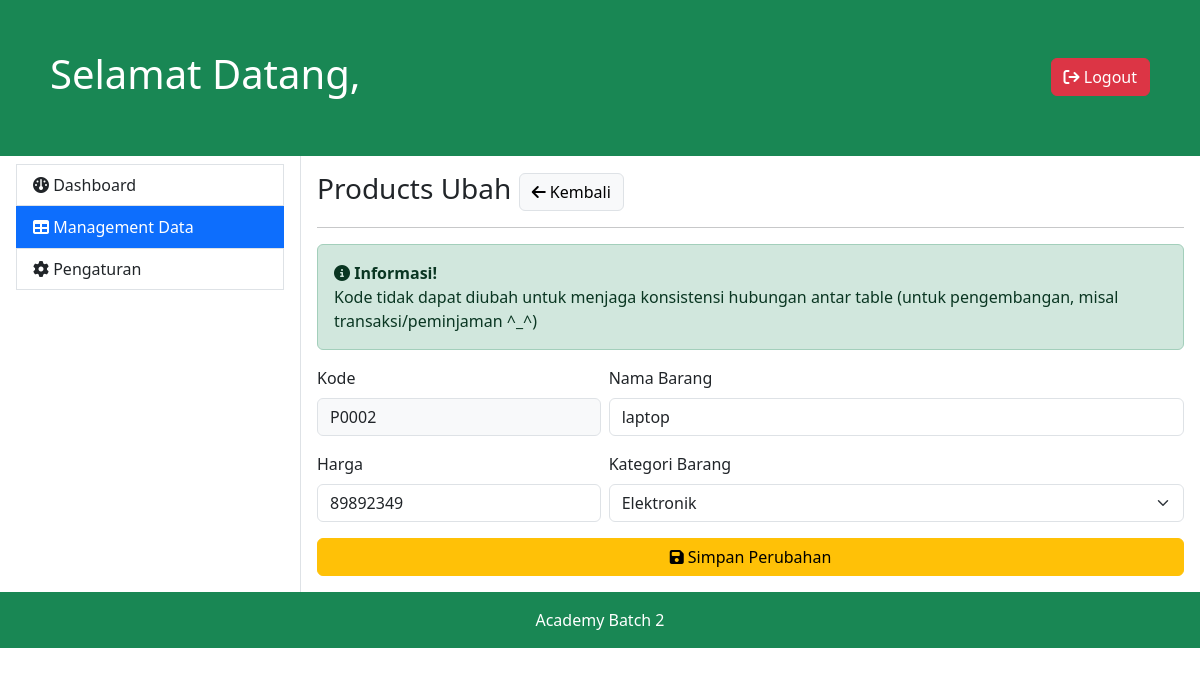
Page /frontend/dashboard/pages/products_update.php?id=3 on the committed database.
### tables this page shows
CREATE TABLE `products` (
  `id` int(10) NOT NULL,
  `code` char(5) NOT NULL,
  `name` varchar(255) NOT NULL,
  `price` int(10) NOT NULL,
  `category` varchar(255) NOT NULL,
  `users_by` int(5) NOT NULL,
  `created_at` datetime NOT NULL DEFAULT current_timestamp()
);

### frontend/dashboard/pages/products_update.php (the view, shortened to what this page needs)
<?php
	include_once('../templates/header.php');
  $id_products = $_GET['id'];
  $runQuery = mysqli_query($link, "SELECT * FROM products WHERE id = ".$id_products." LIMIT 1");
  $product  = mysqli_fetch_assoc($runQuery);
?>
<h3>Products Ubah <a href="<?= BASE_URL.'frontend/dashboard/pages/products.php' ?>" class="btn btn-light border"><i class="fa-solid fa-arrow-left"></i> Kembali</a></h3>
<hr>
<div class="alert alert-success" role="alert"><i class="fa-solid fa-circle-info"></i> <span class="fw-bold">Informasi!</span> <br> Kode tidak dapat diubah untuk menjaga konsistensi hubungan antar table (untuk pengembangan, misal transaksi/peminjaman ^_^)</div>
<form action="<?= BASE_URL.'backend/update_products.php?id='.$product['id']; ?>" method="post">
<div class="row g-2">
  <div class="col-4">
    <div class="mb-3">
      <label for="inputCode" class="form-label">Kode</label>
      <input type="text" class="form-control bg-light" id="inputCode" value="<?= $product['code'] ?>" readonly>
    </div>
  </div>
  <div class="col-8">
    <div class="mb-3">
      <label for="inputName" class="form-label">Nama Barang</label>
      <input type="text" name="name" class="form-control"id="inputName" value="<?= $product['name'] ?>" required>
    </div>
  </div>
</div>
<div class="row g-2">
  <div class="col-4">
    <div class="mb-3">
      <label for="inputPrice" class="form-label">Harga</label>
      <input type="number" name="price" class="form-control" id="inputPrice" value="<?= $product['price'] ?>" required>
    </div>
  </div>
  <div class="col-8">
    <div class="mb-3">
      <label for="inputVersion" class="form-label">Kategori Barang</label>
      <select class="form-select" name="category" required>
        <option value="EL" <?= ($product['category'] == 'EL') ? 'selected' : false ?>>Elektronik</option>
      </select>
    </div>
  </div>
</div>
<div class="d-grid">
	<button type="submit" class="btn btn-warning"><i class="fa-solid fa-floppy-disk"></i> Simpan Perubahan</button>
</div>
</form>
<?php
	include_once('../templates/footer.php');
?>

### rows in the picture
products: code "P0002", name "laptop", price "89892349", category "Elektronik"
